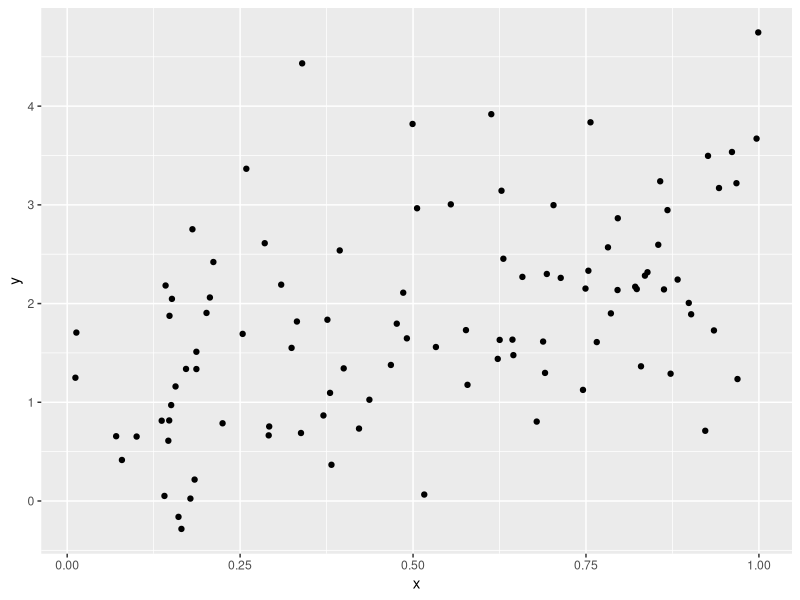

Here is the R script that generated this plot:
## ---- chunk 1
library(tidyverse)

plot_df = tibble(
  x = runif(100),
  y= 1+2 * x + rnorm(100)
)
plot_df |> 
  ggplot(aes(x=x, y=y))+
  geom_point()

